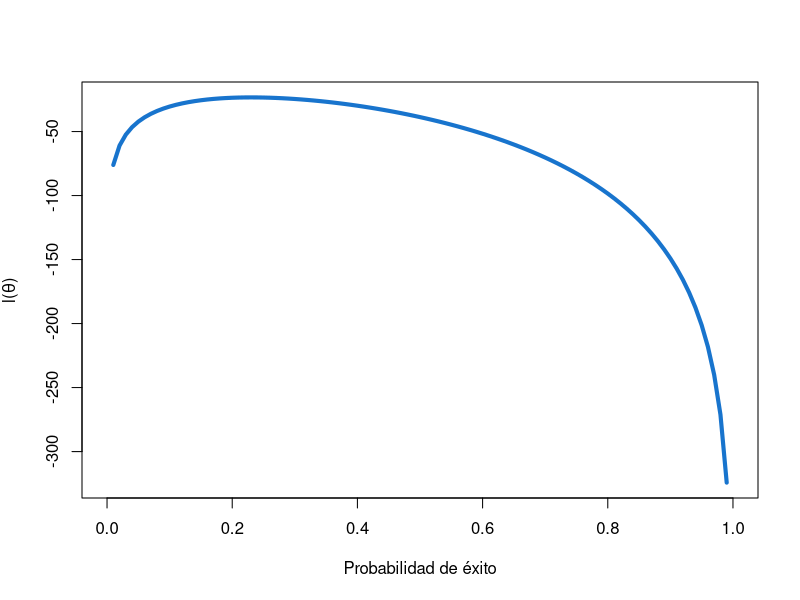

Generate this figure with R:
## ---- chunk 1
rta <- c(2, 2, 1, 1, 1, 1, 0, 2, 1, 2, 1, 0, 1, 2, 1, 0, 0, 2, 2, 1)
## ---- chunk 2
sum(dbinom(x=rta, size=5, prob=0.3, log=TRUE))
## ---- chunk 3
ll <- function(prob) sum(dbinom(x=rta, size=5, prob=prob, log=T))
ll <- Vectorize(ll)  # Para vectorizar la función
## ---- chunk 4
ll(prob=0.15)  # Individual para p=0.15
ll(prob=0.80)  # Individual para p=0.30
ll(prob=c(0.15, 0.80))  # Evaluada en un vector 
## ---- chunk 5
curve(ll, lwd=4, col='dodgerblue3',
      xlab='Probabilidad de éxito',
      ylab=expression(paste("l(", theta, ")")))
## ---- chunk 6
minusll <- function(x) -ll(x)

optimize(f=minusll, interval=c(0, 1))
## ---- chunk 7
require(MASS)  # Sólo se debe cargar

